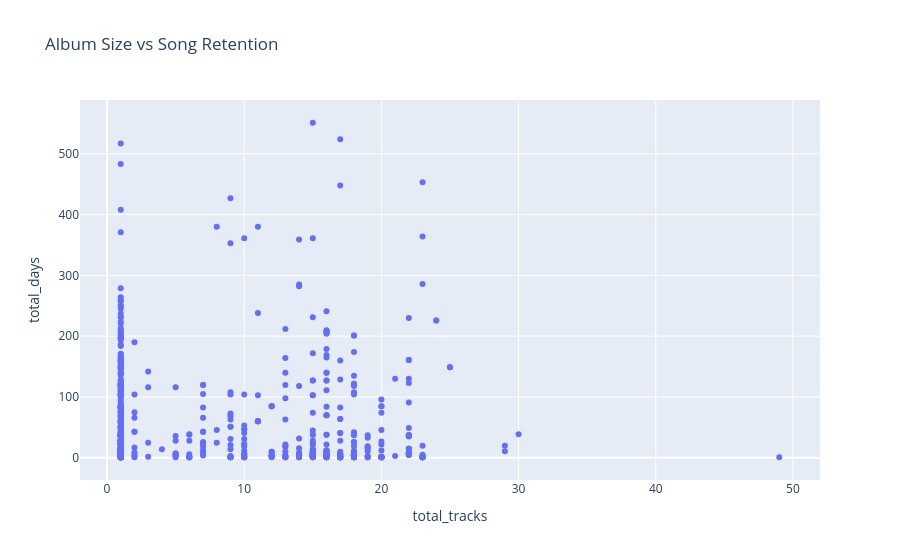

Source (notebook cell):
### Code cell
px.scatter(
    lifecycle_attr,
    x='total_tracks',
    y='total_days',
    title='Album Size vs Song Retention'
)

### Figure 1 — Plotly figure (JSON) as saved in the notebook; plotly's stock layout.template omitted (floating-point values rounded to 4 significant figures; data arrays with more than 128 entries replaced by an {"elided": "..."} marker saying what was removed)
{"data": [{"hovertemplate": "total_tracks=%{x}<br>total_days=%{y}<extra></extra>", "legendgroup": "", "marker": {"color": "#636efa", "symbol": "circle"}, "mode": "markers", "name": "", "orientation": "v", "showlegend": false, "type": "scatter", "x": {"elided": "654 int values"}, "xaxis": "x", "y": {"elided": "654 int values"}, "yaxis": "y"}], "layout": {"legend": {"tracegroupgap": 0}, "title": {"text": "Album Size vs Song Retention"}, "xaxis": {"anchor": "y", "domain": [0, 1], "title": {"text": "total_tracks"}}, "yaxis": {"anchor": "x", "domain": [0, 1], "title": {"text": "total_days"}}}}
